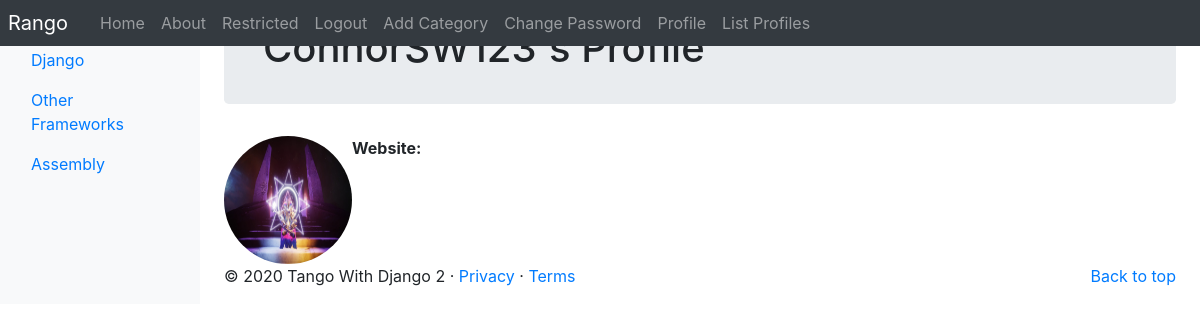
The page /rango/profile/ConnorSW123/ (signed in) on the database its author committed.
### rango/models.py (models this page shows, shortened)
class Category(models.Model):
    NAME_MAX_LENGTH = 128
    name = models.CharField(max_length=NAME_MAX_LENGTH, unique=True)
    views = models.IntegerField(default=0)
    likes = models.IntegerField(default=0)
    slug = models.SlugField(unique=True)
    class Meta:
        verbose_name_plural = 'categories'

class UserProfile(models.Model):
    user = models.OneToOneField(User, on_delete=models.CASCADE)
    website = models.URLField(blank=True)
    picture = models.ImageField(upload_to='profile_images', blank=True)

### rango/views.py (the view, shortened to what this page needs)
# urls.py: path('profile/<username>/', views.ProfileView.as_view(), name='profile'),
class ProfileView(View):
    def get_user_details(self, username):
        try:
            user = User.objects.get(username=username)
        except User.DoesNotExist:
            return None
        user_profile = UserProfile.objects.get_or_create(user=user)[0]
        form = UserProfileForm(instance=user_profile)
        return (user, user_profile, form)
    @method_decorator(login_required)
    def get(self, request, username):
        try:
            (user, user_profile, form) = self.get_user_details(username)
        except TypeError:
            return redirect(reverse('rango:index'))
        context_dict = {'user_profile': user_profile,
                        'selected_user': user,
                        'form': form}
        return render(request, 'rango/profile.html', context_dict)

### rango/templatetags/rango_template_tags.py (called while the page is built)
@register.inclusion_tag('rango/categories.html')
def get_category_list(current_category=None):
    return {'categories': Category.objects.all(),
            'current_category': current_category}

### templates/rango/profile.html (shortened to what this page needs)
{% extends 'rango/base.html' %}
{% load staticfiles %}
{% block body_block %}
<div class="jumbotron p-4">
    <div class="container">
        <h1 class="jumbotron-heading">{{ selected_user.username }}'s Profile</h1>
    </div>
</div>
<div class="container">
    <div class="row">
        <img src="{% if user_profile.picture %}{{ user_profile.picture.url }}{% else %}https://loremflickr.com/128/128/people{% endif %}"
             alt="{{ selected_user.username }}'s profile image"
             class="rounded-circle"
             width="128"
             height="128">
        <br />
        <div>
            {% if selected_user == user %}
            <form method="post" action="." enctype="multipart/form-data">
                {% csrf_token %}
                {{ form.as_p }}
                <input type="submit" value="Update" />
            </form>
            {% else %}
            <p>
                <strong>Website:</strong>
            </p>
            {% endif %}
        </div>
    </div>
</div>
{% endblock %}

### templates/rango/categories.html (shortened to what this page needs)
<ul class="nav flex-column">
{% if categories %}
    {% for c in categories %}
    {% if c == current_category %}
        <li class="nav-item">
        <a class="nav-linkactive" href="{% url  'rango:show_category' c.slug %}">
            <span data-feather="archive"></span>{{  c.name  }}
        </a>
        </li>
 {%else %}
       <li class="nav-item">
       <a class="nav-link" href="{% url 'rango:show_category' c.slug %}">
        {{  c.name  }}
       </a>
       </li>
  {% endif %}
  {% endfor %}
  {% else %}
   <li class="nav-item">There are no categories present.</li>
  {% endif %}
   </ul>

### rows shown on the page
Category: name "Django"
Category: name "Other Frameworks"
Category: name "Assembly"
UserProfile: picture (picture)

### other values the page prints
{{ selected_user.username }} "ConnorSW123"
